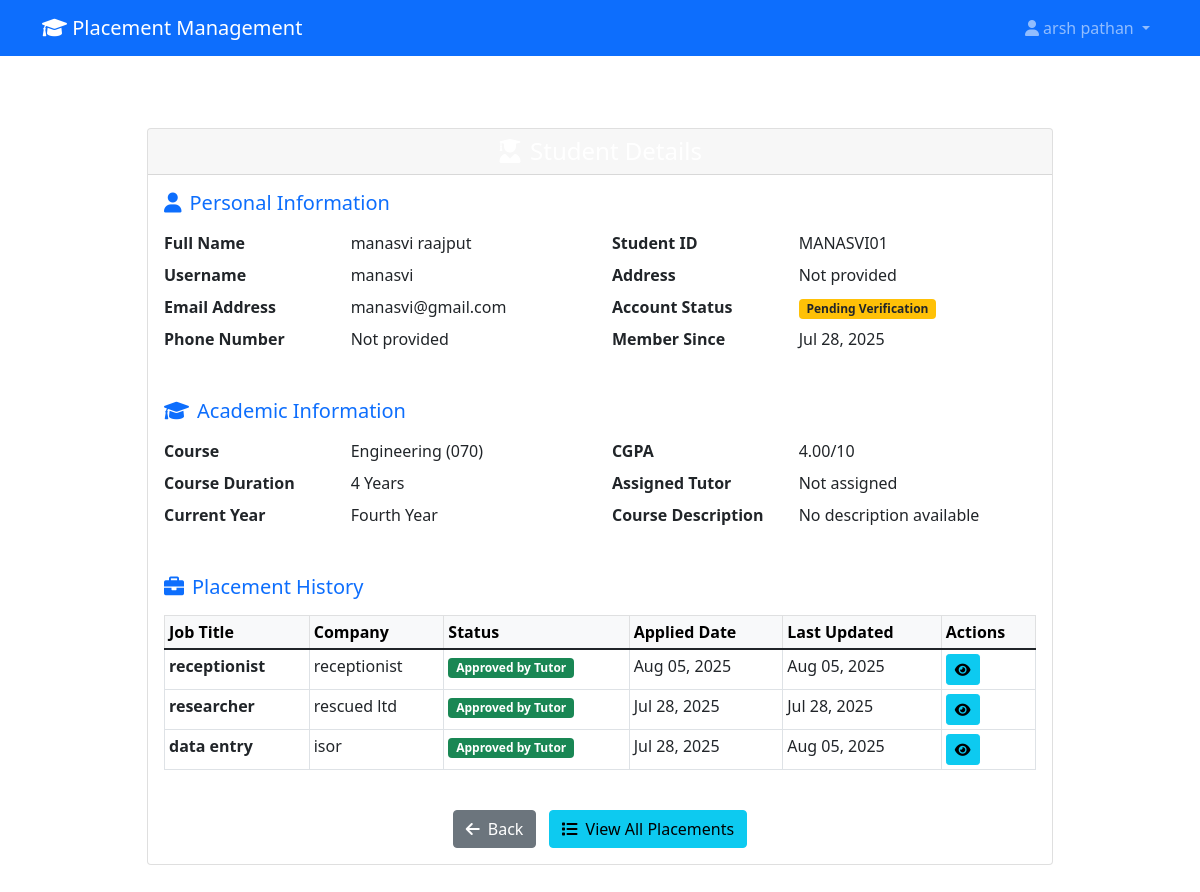
Screenshot of /tutors/student/3/ (signed in) with the database file from the repository.
### accounts/models.py (models this page shows, shortened)
class User(AbstractUser):
    USER_TYPES = (
        ('student', 'Student'),
        ('tutor', 'Tutor'),
        ('provider', 'Provider'),
    )
    user_type = models.CharField(max_length=10, choices=USER_TYPES)
    phone = models.CharField(max_length=15, blank=True, validators=[validate_phone_number])
    is_verified = models.BooleanField(default=False)
    created_at = models.DateTimeField(auto_now_add=True)
    updated_at = models.DateTimeField(auto_now=True)

class StudentProfile(models.Model):
    YEAR_CHOICES = (
        (1, 'First Year'),
        (2, 'Second Year'),
        (3, 'Third Year'),
        (4, 'Fourth Year'),
    )
    user = models.OneToOneField(User, on_delete=models.CASCADE)
    student_id = models.CharField(max_length=20, unique=True, validators=[validate_student_id])
    course = models.ForeignKey(Course, on_delete=models.CASCADE, related_name='students')
    year = models.IntegerField(choices=YEAR_CHOICES)
    cgpa = models.DecimalField(max_digits=4, decimal_places=2, null=True, blank=True)
    tutor = models.ForeignKey('TutorProfile', on_delete=models.SET_NULL, null=True, blank=True, related_name='assigned_students')
    resume = models.FileField(upload_to='resumes/', null=True, blank=True)
    address = models.TextField(blank=True)

class Course(models.Model):
    name = models.CharField(max_length=100, unique=True)
    code = models.CharField(max_length=20, unique=True)
    description = models.TextField(blank=True)
    duration_years = models.IntegerField(default=4)
    is_active = models.BooleanField(default=True)
    created_at = models.DateTimeField(auto_now_add=True)
    class Meta:
        ordering = ['name']

### placements/models.py (models this page shows, shortened)
class PlacementRequest(models.Model):
    STATUS_CHOICES = (
        ('pending', 'Pending'),
        ('approved_by_provider', 'Approved by Provider'),
        ('approved_by_tutor', 'Approved by Tutor'),
        ('rejected', 'Rejected'),
        ('completed', 'Completed'),
    )
    student = models.ForeignKey(StudentProfile, on_delete=models.CASCADE)
    provider = models.ForeignKey(ProviderProfile, on_delete=models.CASCADE)
    tutor = models.ForeignKey(
        'accounts.TutorProfile',
        on_delete=models.SET_NULL,
        null=True,
        blank=True,
        related_name='placement_requests',
        verbose_name='Assigned Tutor'
    )
    company_name = models.CharField(max_length=200)
    job_title = models.CharField(max_length=100)
    job_description = models.TextField()
    start_date = models.DateField()
    end_date = models.DateField()
    location = models.CharField(max_length=200)
    latitude = models.DecimalField(max_digits=10, decimal_places=8, null=True, blank=True)
    longitude = models.DecimalField(max_digits=11, decimal_places=8, null=True, blank=True)
    status = models.CharField(max_length=20, choices=STATUS_CHOICES, default='pending')
    documents = models.FileField(upload_to='placement_documents/', null=True, blank=True)
    created_at = models.DateTimeField(auto_now_add=True)
    updated_at = models.DateTimeField(auto_now=True)
    provider_approved_at = models.DateTimeField(null=True, blank=True)
    tutor_approved_at = models.DateTimeField(null=True, blank=True)
    approved_by_tutor = models.ForeignKey(
        User,
        on_delete=models.SET_NULL,
        null=True,
        blank=True,
        related_name='approved_placements'
    )
    tutor_comments = models.TextField(blank=True, help_text="Comments from tutor during approval/rejection")
    provider_comments = models.TextField(blank=True, help_text="Comments from provider during approval/rejection")

### tutors/views.py (the view)
# urls.py: path('student/<int:pk>/', views.view_student, name='view_student'),
@tutor_required
@handle_exceptions
def view_student(request, pk):
    student = get_object_or_404(
        StudentProfile.objects.select_related('user', 'course', 'tutor__user'),
        pk=pk
    )
    placement_requests = PlacementRequest.objects.filter(
        student=student,
        approved_by_tutor=request.user
    ).order_by('-created_at')
    all_placements = PlacementRequest.objects.filter(
        student=student
    ).order_by('-created_at')
    visit_schedules = VisitSchedule.objects.filter(
        placement_request__student=student,
        tutor=request.user
    ).order_by('-visit_date')
    context = {
        'student': student,
        'placement_requests': placement_requests,
        'all_placements': all_placements,
        'visit_schedules': visit_schedules,
    }
    return render(request, 'tutors/view_student.html', context)

### core/context_processors.py (called while the page is built)
def global_context(request):
    return {
        'site_name': 'Placement Management System',
        'current_year': 2024,
    }

### templates/tutors/view_student.html (shortened to what this page needs)
{% extends 'base.html' %}
{% block content %}
<div class="container py-5">
    <div class="row justify-content-center">
        <div class="col-lg-10">
            <div class="card shadow-custom animate__animated animate__fadeInUp">
                <div class="card-header bg-gradient-primary text-white text-center">
                    <h4 class="mb-0">
                        <i class="fas fa-user-graduate me-2"></i>Student Details
                    </h4>
                </div>
                <div class="card-body">
                    <div class="row mb-4">
                        <div class="col-12">
                            <h5 class="text-primary mb-3">
                                <i class="fas fa-user me-2"></i>Personal Information
                            </h5>
                            <div class="row">
                                <div class="col-md-6">
                                    <dl class="row">
                                        <dt class="col-sm-5">Full Name</dt>
                                        <dd class="col-sm-7">{{ student.user.get_full_name }}</dd>
                                        <dt class="col-sm-5">Username</dt>
                                        <dd class="col-sm-7">{{ student.user.username }}</dd>
                                        <dt class="col-sm-5">Email Address</dt>
                                        <dd class="col-sm-7">{{ student.user.email }}</dd>
                                        <dt class="col-sm-5">Phone Number</dt>
                                        <dd class="col-sm-7">{{ student.phone|default:'Not provided' }}</dd>
                                    </dl>
                                </div>
                                <div class="col-md-6">
                                    <dl class="row">
                                        <dt class="col-sm-5">Student ID</dt>
                                        <dd class="col-sm-7">{{ student.student_id }}</dd>
                                        <dt class="col-sm-5">Address</dt>
                                        <dd class="col-sm-7">{{ student.address|default:'Not provided' }}</dd>
                                        <dt class="col-sm-5">Account Status</dt>
                                        <dd class="col-sm-7">
                                            {% if student.user.is_verified %}
                                                <span class="badge bg-success">Verified</span>
                                            {% else %}
                                                <span class="badge bg-warning text-dark">Pending Verification</span>
                                            {% endif %}
                                        </dd>
                                        <dt class="col-sm-5">Member Since</dt>
                                        <dd class="col-sm-7">{{ student.user.created_at|date:"M d, Y" }}</dd>
                                    </dl>
                                </div>
                            </div>
                        </div>
                    </div>
                    <div class="row mb-4">
                        <div class="col-12">
                            <h5 class="text-primary mb-3">
                                <i class="fas fa-graduation-cap me-2"></i>Academic Information
                            </h5>
                            <div class="row">
                                <div class="col-md-6">
                                    <dl class="row">
                                        <dt class="col-sm-5">Course</dt>
                                        <dd class="col-sm-7">{{ student.course.name }} ({{ student.course.code }})</dd>
                                        <dt class="col-sm-5">Course Duration</dt>
                                        <dd class="col-sm-7">{{ student.course.duration_years }} Years</dd>
                                        <dt class="col-sm-5">Current Year</dt>
                                        <dd class="col-sm-7">{{ student.get_year_display }}</dd>
                                    </dl>
                                </div>
                                <div class="col-md-6">
                                    <dl class="row">
                                        <dt class="col-sm-5">CGPA</dt>
                                        <dd class="col-sm-7">
                                            {% if student.cgpa %}
                                                {{ student.cgpa }}/10
                                            {% else %}
                                                Not provided
                                            {% endif %}
                                        </dd>
                                        <dt class="col-sm-5">Assigned Tutor</dt>
                                        <dd class="col-sm-7">
                                            {% if student.tutor %}
                                                {{ student.tutor.user.get_full_name }} ({{ student.tutor.employee_id }})
                                            {% else %}
                                                Not assigned
                                            {% endif %}
                                        </dd>
                                        <dt class="col-sm-5">Course Description</dt>
                                        <dd class="col-sm-7">{{ student.course.description|default:'No description available' }}</dd>
                                    </dl>
                                </div>
                            </div>
                        </div>
                    </div>
                    {% if all_placements %}
                    <div class="row mb-4">
                        <div class="col-12">
                            <h5 class="text-primary mb-3">
                                <i class="fas fa-briefcase me-2"></i>Placement History
                            </h5>
                            <div class="table-responsive">
                                <table class="table table-sm table-bordered table-hover">
                                    <thead class="table-light">
                                        <tr>
                                            <th>Job Title</th>
                                            <th>Company</th>
                                            <th>Status</th>
                                            <th>Applied Date</th>
                                            <th>Last Updated</th>
                                            <th>Actions</th>
                                        </tr>
                                    </thead>
                                    <tbody>
                                        {% for placement in all_placements %}
                                        <tr>
                                            <td><strong>{{ placement.job_title }}</strong></td>
                                            <td>{{ placement.company_name }}</td>
                                            <td>
                                                {% if placement.status == 'pending' %}
                                                    <span class="badge bg-warning text-dark">Pending</span>
                                                {% elif placement.status == 'approved_by_provider' %}
                                                    <span class="badge bg-info">Approved by Provider</span>
                                                {% elif placement.status == 'approved_by_tutor' %}
                                                    <span class="badge bg-success">Approved by Tutor</span>
                                                {% elif placement.status == 'rejected' %}
                                                    <span class="badge bg-danger">Rejected</span>
                                                {% elif placement.status == 'completed' %}
                                                    <span class="badge bg-primary">Completed</span>
                                                {% endif %}
                                            </td>
                                            <td>{{ placement.created_at|date:"M d, Y" }}</td>
                                            <td>{{ placement.updated_at|date:"M d, Y" }}</td>
                                            <td>
                                                <a href="{% url 'tutors:placement_detail' placement.pk %}" class="btn btn-info btn-sm">
                                                    <i class="fas fa-eye"></i>
                                                </a>
                                            </td>
                                        </tr>
                                        {% endfor %}
                                    </tbody>
                                </table>
                            </div>
                        </div>
                    </div>
                    {% endif %}
                    <div class="row mt-4">
                        <div class="col-12 text-center">
                            <a href="javascript:history.back()" class="btn btn-secondary me-2">
                                <i class="fas fa-arrow-left me-2"></i>Back
                            </a>
                            <a href="{% url 'tutors:placement_records' %}?student={{ student.pk }}" class="btn btn-info">
                                <i class="fas fa-list me-2"></i>View All Placements
                            </a>
                        </div>
                    </div>
                </div>
            </div>
        </div>
    </div>
</div>
{% endblock %}

### templates/base.html (shortened to what this page needs)
<!DOCTYPE html>
<html lang="en">
<head>
    <link href="https://cdn.jsdelivr.net/npm/bootstrap@5.1.3/dist/css/bootstrap.min.css" rel="stylesheet">
    <link href="https://cdnjs.cloudflare.com/ajax/libs/font-awesome/6.0.0/css/all.min.css" rel="stylesheet">
</head>
<body>
    <nav class="navbar navbar-expand-lg navbar-dark bg-primary">
        <div class="container">
            <a class="navbar-brand" href="#">
                <i class="fas fa-graduation-cap"></i> Placement Management
            </a>
            {% if user.is_authenticated %}
            <div class="navbar-nav ms-auto">
                <div class="nav-item dropdown">
                    <a class="nav-link dropdown-toggle" href="#" role="button" data-bs-toggle="dropdown">
                        <i class="fas fa-user"></i> {{ user.get_full_name|default:user.username }}
                    </a>
                </div>
            </div>
            {% endif %}
        </div>
    </nav>
    <main class="container mt-4">
        {% block content %}
        {% endblock %}
    </main>
</body>
</html>

### rows the page displays
User: get_full_name "arsh pathan"
StudentProfile: user.get_full_name "manasvi raajput", user.username "manasvi", user.email "manasvi@gmail.com", student_id "MANASVI01", address "Not provided", user.created_at "Jul 28, 2025", course.name "Engineering", course.code "070", course.duration_years "4", year "Fourth Year", cgpa "4.00", course.description "No description available"
PlacementRequest: job_title "receptionist", company_name "receptionist", shows "Approved by Tutor", created_at "Aug 05, 2025", updated_at "Aug 05, 2025"
PlacementRequest: job_title "researcher", company_name "rescued ltd", shows "Approved by Tutor", created_at "Jul 28, 2025", updated_at "Jul 28, 2025"
PlacementRequest: job_title "data entry", company_name "isor", shows "Approved by Tutor", created_at "Jul 28, 2025", updated_at "Aug 05, 2025"

### other values shown
{{ student.phone|default:'Not provided' }} "Not provided"
